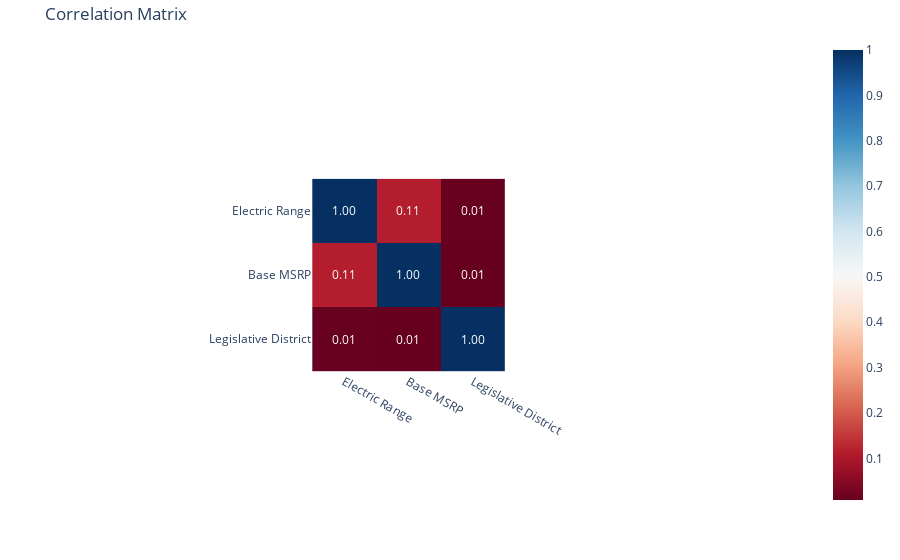

Notebook source saved alongside this figure:
### Code cell
# Compute correlation matrix
corr_matrix = df[['Electric Range', 'Base MSRP', 'Legislative District']].corr()

# Plot interactive heatmap
fig = px.imshow(
    corr_matrix,
    text_auto='.2f',
    color_continuous_scale='RdBu',
    title='Correlation Matrix'
)

fig.update_layout(margin=dict(l=10, r=10, t=40, b=50))
fig.show()

### Figure 1 — Plotly figure (JSON) as saved in the notebook; plotly's stock layout.template omitted (floating-point values rounded to 4 significant figures)
{"data": [{"coloraxis": "coloraxis", "hovertemplate": "x: %{x}<br>y: %{y}<br>color: %{z}<extra></extra>", "name": "0", "texttemplate": "%{z:.2f}", "type": "heatmap", "x": ["Electric Range", "Base MSRP", "Legislative District"], "xaxis": "x", "y": ["Electric Range", "Base MSRP", "Legislative District"], "yaxis": "y", "z": [[1, 0.1137, 0.01013], [0.1137, 1, 0.008291], [0.01013, 0.008291, 1]]}], "layout": {"autosize": true, "coloraxis": {"colorscale": [[0, "rgb(103,0,31)"], [0.1, "rgb(178,24,43)"], [0.2, "rgb(214,96,77)"], [0.3, "rgb(244,165,130)"], [0.4, "rgb(253,219,199)"], [0.5, "rgb(247,247,247)"], [0.6, "rgb(209,229,240)"], [0.7, "rgb(146,197,222)"], [0.8, "rgb(67,147,195)"], [0.9, "rgb(33,102,172)"], [1, "rgb(5,48,97)"]]}, "margin": {"b": 50, "l": 10, "r": 10, "t": 40}, "title": {"text": "Correlation Matrix"}, "xaxis": {"anchor": "y", "autorange": true, "constrain": "domain", "domain": [0.3792, 0.6208], "range": [-0.5, 2.5], "scaleanchor": "y", "type": "category"}, "yaxis": {"anchor": "x", "autorange": true, "constrain": "domain", "domain": [0, 1], "range": [2.5, -0.5], "type": "category"}}}
